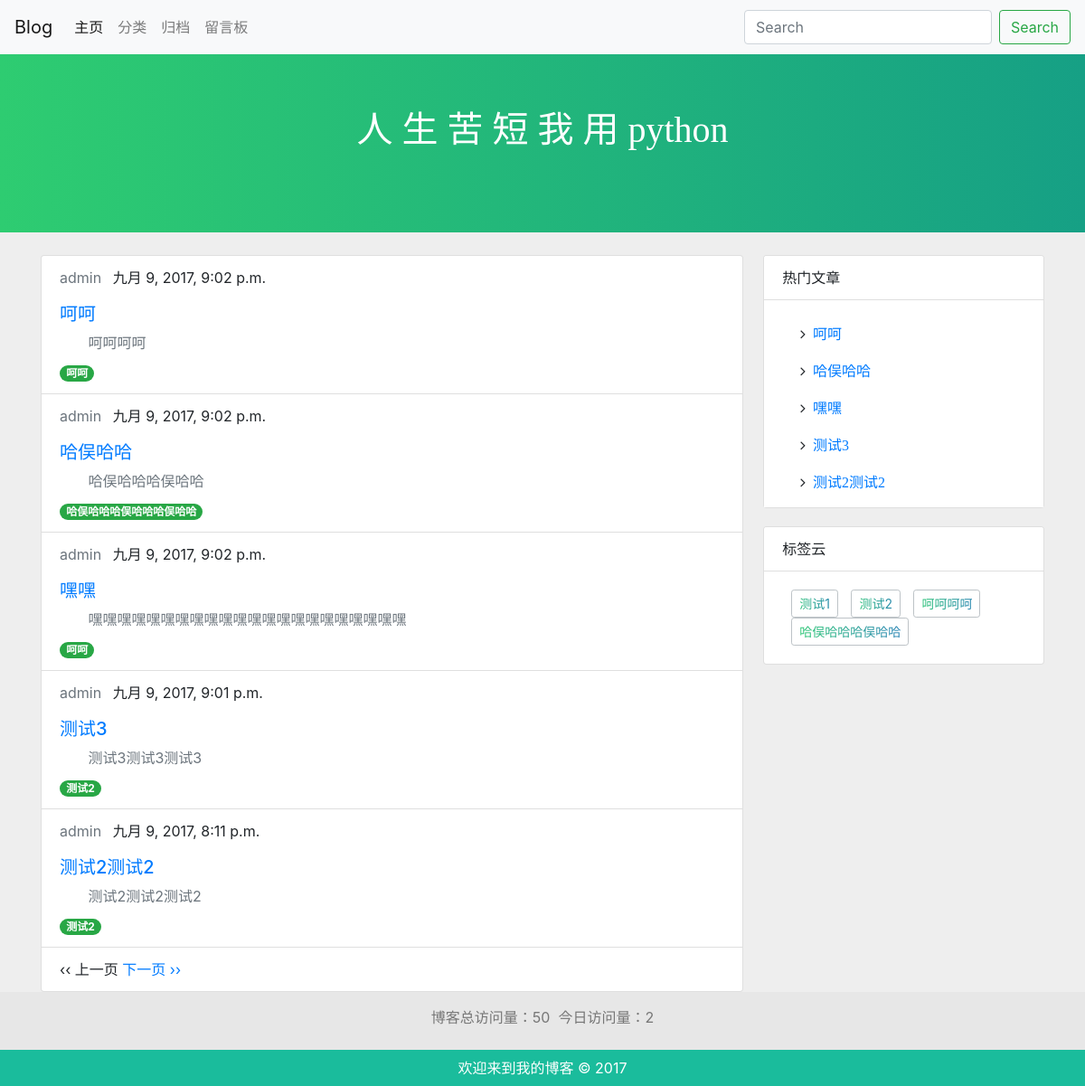
The page / on the database its author committed.
### blog/models.py (models this page shows, shortened)
class Post(models.Model):
	title = models.CharField(max_length=80,verbose_name='文章标题')
	body = models.TextField(verbose_name='文章正文')
	created_time = models.DateTimeField(verbose_name='创建时间')
	modified_time = models.DateTimeField(verbose_name='修改时间')
	excerpt = models.CharField(max_length=100,blank=True,verbose_name='文章摘要')
	category = models.ForeignKey(Category,verbose_name='分类')
	tags = models.ManyToManyField(Tag,blank=True,verbose_name='标签')
	author = models.ForeignKey(User,verbose_name='作者')
	views = models.PositiveIntegerField(default=0)
	def get_absolute_url(self):
		return reverse('blog:detail',kwargs={'pk':self.pk})
	class Meta:
		ordering = ['-created_time']

class Category(models.Model):
	name = models.CharField(max_length=100,verbose_name='分类')

class Tag(models.Model):
	name = models.CharField(max_length=100,verbose_name='标签')

### blog/views.py (the view)
# urls.py: url(r'^$',views.IndexView.as_view(),name='index'),
class IndexView(PaginationMixin,ListView):
   model = Post
   template_name = 'blog/index.html'
   context_object_name = 'post_list'
   paginate_by = 5

### blog/templatetags/blog_tags.py (called while the page is built)
@register.simple_tag
def get_recent_posts(num=5):
    return Post.objects.all().order_by('-created_time')[:num]

@register.simple_tag
def get_tags():
    return Tag.objects.annotate(num_posts=Count('post')).filter(num_posts__gt=0)

### templates/blog/index.html (shortened to what this page needs)
{% extends 'blog/base.html' %}
{% load blog_tags %}
{% block main %}
    {% for post in post_list %}
        <article class="flex-left list-group-item post-item px-7">
                    <div class="unit unit-1-on-mobile">
                        <ul class="list-inline dot-divider post-item-meta">
                            <li class="list-inline-item">
                                <span class="text-muted text-small text-faded">{{ post.author }}</span>
                            </li>
                            <li class="list-inline-item">
                                    <span class="text-small text-faded" datetime="{{ post.created_time }}">{{ post.created_time }}</span>
                            </li>
                        </ul>
                        <h5 class="top-gap-0 post-item-title"><a href="{{ post.get_absolute_url }}">
                            {{ post.title }}</a>
                        </h5>
                        <div class="text-small text-muted hide-on-mobile post-item-excerpt mt-2">
                            &nbsp;&nbsp;&nbsp;&nbsp;&nbsp;&nbsp;&nbsp;{{ post.excerpt }}
                        </div>
                        <div class="post-item-statistic mt-2">
                            <span class="badge badge-pill badge-success">{{ post.category.name }}</span>
                        </div>
                    </div>
                </article>
        {% empty %}
        <div class="flex-left list-group-item post-item px-7">暂时还没有发布的文章</div>
    {% endfor %}
     {% include "_pagination.html" %}
{% endblock %}

### templates/blog/base.html (shortened to what this page needs)
{% load staticfiles %}
{% load blog_tags %}
<!DOCTYPE html>
<html lang="en">
<head>
</head>
<link rel="stylesheet" href="https://cdn.bootcss.com/bootstrap/4.0.0-beta/css/bootstrap.min.css">
<link rel="stylesheet" href="{% static 'blog/css/font-awesome.min.css' %}">
<link rel="stylesheet" href="{% static 'blog//css/base.css' %}">
<body>
<div class="container-fluid">
    <nav class="navbar navbar-expand-lg navbar-light bg-light nav-bar" style="background-color: white">
        <a class="navbar-brand" href="#" id="blog">Blog</a>
        <div class="collapse navbar-collapse" id="navbarTogglerDemo02">
            <ul class="navbar-nav mr-auto mt-2 mt-lg-0">
                <li class="nav-item active">
                    <a class="nav-link" href="#">主页 <span class="sr-only">(current)</span></a>
                </li>
                <li class="nav-item">
                    <a class="nav-link" href="#" onclick="message()">分类</a>
                </li>
                <li class="nav-item">
                    <a class="nav-link" href="#" onclick="message()">归档</a>
                </li>
                <li class="nav-item">
                    <a class="nav-link" href="#" onclick="message()">留言板</a>
                </li>
            </ul>
            <form class="form-inline my-2 my-lg-0">
                <input class="form-control mr-sm-2" type="search" placeholder="Search">
                <button class="btn btn-outline-success my-2 my-sm-0" type="submit" onclick="message()">Search</button>
            </form>
        </div>
    </nav>
</div>
    <div class="header-banner banner">
            <h1 class="title">人 生 苦 短 我 用 python </h1>
    </div>
<div class="container">
    <div class="flex-left flex-wrap units-gap-big">
        <main class="unit-3-4 unit-1-on-mobile top-gap">
               {% block main %}
                {% endblock %}
        </main>
    </div>
    <div class="right-div">
        <div class="card">
            <div class="card-header card-color">
                热门文章
            </div>
            {% get_recent_posts as recent_post_list %}
            <div class="bg-white card-block">
            <br>
                 {% for post in recent_post_list %}
                <blockquote class="card-blockquote">
                   <ol>
                       <li class="icon-angle-right">&nbsp;&nbsp;<a href="{{ post.get_absolute_url }}">{{ post.title }}</a></li>
                   </ol>
                    {% empty %}
                        暂无文章！
                 {% endfor %}
                </blockquote>
            </div>
        </div>
        <div class="card" style="margin-top: 20px">
            <div class="card-header card-color">
                标签云
            </div>
                <div class="card-body">
                    {% get_tags as tags %}
                    {% for tag in tags %}
                    <a href="{% url 'blog:tag' tag.pk %}" class="btn btn-sm tags-a">{{ tag.name }}</a>
                     {% empty %}
                        暂无标签！
                   {% endfor %}
                </div>
        </div>
    </div>
</div>
<div id="footer" class="page-bottom">
    <p class="text-center"><span>博客总访问量：</span><span>50</span>&nbsp;&nbsp;<span>今日访问量：</span><span>2</span></p>
    <div class="copyright" style="background-color: #1ABC9C">
        <span class="text-center">欢迎来到我的博客 © 2017</span>
    </div>
</div>
</body>
</html>

### templates/_pagination.html (shortened to what this page needs)
{% load i18n %}
<div class="flex-center list-group-item">
    {% if page_obj.has_previous %}
        <a href="?{{ page_obj.previous_page_number.querystring }}" class="prev">&lsaquo;&lsaquo; {% trans "上一页" %}</a>
    {% else %}
        <span class="disabled prev">&lsaquo;&lsaquo; {% trans "上一页" %}</span>
    {% endif %}
    {% if page_obj.has_next %}
        <a href="?{{ page_obj.next_page_number.querystring }}" class="next">{% trans "下一页" %} &rsaquo;&rsaquo;</a>
    {% else %}
        <span class="disabled next">{% trans "下一页" %} &rsaquo;&rsaquo;</span>
    {% endif %}
</div>

### blog/static/blog/css/base.css (style rules this page uses)
.header-banner { min-height: 300px; text-align: center; min-height: 257px; position: relative; background-color: turquoise; }
.nav-bar { height: 60px; position: fixed; left: 0; right: 0; z-index: 1; border-bottom: 1px solid #f8f9fa; }
.banner { height: 200px; background: -webkit-linear-gradient(left, #2ECC71 , #16A085); background: -o-linear-gradient(right, #2ECC71 , #16A085); background: -moz-linear-gradient(right, #2ECC71 , #16A085); background: linear-gradient(to right, #2ECC71 , #16A085); padding-top: 120px; }
.card-color { background-color: #fff !important; }
body { background-color: #eee; }
.top-gap { margin-top: 15px!important; float: left; width: 70%; }
.right-div { margin-top: 15px; float: right; width: 28%; }
.page-bottom { width: 100%; clear: both; background: #e7e7e7; margin-top: 2.5em; padding: 1em 0 0; color: #777; }
.copyright { text-align: center; padding: 0.5em 0; margin-top: 1.5em; color: white; }
.tags-a { background-color: white; margin-left: 10px; border-color: #BDC3C7; background: -webkit-linear-gradient(left, #2ECC71 , #2980B9); -webkit-background-clip: text; -webkit-text-fill-color: transparent; }
.title { color: white; font-family: 微软雅黑; }
.units-gap-big { margin-top: 10px;background-color: #fff; }

### rows shown on the page
Post: author "admin", created_time "九月 9, 2017, 9:02 p.m.", title "呵呵", excerpt "呵呵呵呵", category.name "呵呵"
Post: author "admin", created_time "九月 9, 2017, 9:02 p.m.", title "哈俣哈哈", excerpt "哈俣哈哈哈俣哈哈", category.name "哈俣哈哈哈俣哈哈哈俣哈哈"
Post: author "admin", created_time "九月 9, 2017, 9:02 p.m.", title "嘿嘿", excerpt "嘿嘿嘿嘿嘿嘿嘿嘿嘿嘿嘿嘿嘿嘿嘿嘿嘿嘿嘿嘿嘿嘿", category.name "呵呵"
Post: author "admin", created_time "九月 9, 2017, 9:01 p.m.", title "测试3", excerpt "测试3测试3测试3", category.name "测试2"
Post: author "admin", created_time "九月 9, 2017, 8:11 p.m.", title "测试2测试2", excerpt "测试2测试2测试2", category.name "测试2"
Tag: name "测试1"
Tag: name "测试2"
Tag: name "呵呵呵呵"
Tag: name "哈俣哈哈哈俣哈哈"
